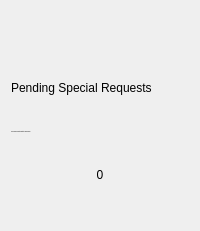
             <widget class="QWidget" name="e_widget_summary_par" native="true">
              <property name="minimumSize">
               <size>
                <width>190</width>
                <height>231</height>
               </size>
              </property>
              <property name="maximumSize">
               <size>
                <width>16777215</width>
                <height>231</height>
               </size>
              </property>
              <property name="cursor">
               <cursorShape>PointingHandCursor</cursorShape>
              </property>
              <property name="styleSheet">
               <string notr="true">QWidget[objectName=&quot;e_widget_summary_par&quot;] {
	background: qradialgradient(
			spread: pad,
			cx: 0.5,
			cy: 0.5,
			radius: 1.0,
			fx: 0.5,
			fy: 0.5,
			stop: 0 #2d2d2d,
			stop: 1 #242424
	);
	border: 1px solid;
	border-radius: 20px;
	border-color: qlineargradient(x1:0, y1:0, x2:1, y2:0, stop: 0 rgb(58, 62, 88), stop: 1 rgb(119, 127, 148))

}

QLabel {
	background-color: transparent;
}

QLabel[objectName=&quot;lbl_dashboard_header_2&quot;]{
	font: 14px;
}

QPushButton {
	background-color: transparent;
}

Line {
	background-color: #be8af9;
}</string>
              </property>
              <layout class="QVBoxLayout" name="verticalLayout_5">
               <item>
                <layout class="QHBoxLayout" name="horizontalLayout_4">
                 <item>
                  <spacer name="horizontalSpacer_44">
                   <property name="orientation">
                    <enum>Qt::Horizontal</enum>
                   </property>
                   <property name="sizeHint" stdset="0">
                    <size>
                     <width>40</width>
                     <height>20</height>
                    </size>
                   </property>
                  </spacer>
                 </item>
                 <item>
                  <widget class="QLabel" name="lbl_summary_2_icon">
                   <property name="minimumSize">
                    <size>
                     <width>51</width>
                     <height>51</height>
                    </size>
                   </property>
                   <property name="maximumSize">
                    <size>
                     <width>51</width>
                     <height>51</height>
                    </size>
                   </property>
                   <property name="text">
                    <string/>
                   </property>
                   <property name="pixmap">
                    <pixmap resource="../icons_source.qrc">:/newSource/icons/advance_transaction_1.png</pixmap>
                   </property>
                   <property name="scaledContents">
                    <bool>true</bool>
                   </property>
                  </widget>
                 </item>
                 <item>
                  <spacer name="horizontalSpacer_45">
                   <property name="orientation">
                    <enum>Qt::Horizontal</enum>
                   </property>
                   <property name="sizeHint" stdset="0">
                    <size>
                     <width>40</width>
                     <height>20</height>
                    </size>
                   </property>
                  </spacer>
                 </item>
                </layout>
               </item>
               <item>
                <spacer name="verticalSpacer_47">
                 <property name="orientation">
                  <enum>Qt::Vertical</enum>
                 </property>
                 <property name="sizeHint" stdset="0">
                  <size>
                   <width>20</width>
                   <height>40</height>
                  </size>
                 </property>
                </spacer>
               </item>
               <item>
                <widget class="QLabel" name="lbl_dashboard_header_2">
                 <property name="minimumSize">
                  <size>
                   <width>151</width>
                   <height>18</height>
                  </size>
                 </property>
                 <property name="maximumSize">
                  <size>
                   <width>16777215</width>
                   <height>18</height>
                  </size>
                 </property>
                 <property name="text">
                  <string>Pending Special Requests</string>
                 </property>
                 <property name="alignment">
                  <set>Qt::AlignLeading|Qt::AlignLeft|Qt::AlignVCenter</set>
                 </property>
                </widget>
               </item>
               <item>
                <spacer name="verticalSpacer_48">
                 <property name="orientation">
                  <enum>Qt::Vertical</enum>
                 </property>
                 <property name="sizeHint" stdset="0">
                  <size>
                   <width>20</width>
                   <height>40</height>
                  </size>
                 </property>
                </spacer>
               </item>
               <item>
                <widget class="QLabel" name="lbl_dashboard_description_2">
                 <property name="minimumSize">
                  <size>
                   <width>151</width>
                   <height>36</height>
                  </size>
                 </property>
                 <property name="maximumSize">
                  <size>
                   <width>16777215</width>
                   <height>36</height>
                  </size>
                 </property>
                 <property name="font">
                  <font>
                   <pointsize>-1</pointsize>
                   <weight>50</weight>
                   <italic>false</italic>
                   <bold>false</bold>
                  </font>
                 </property>
                 <property name="text">
                  <string>Your special requests waiting to be approved</string>
                 </property>
                 <property name="alignment">
                  <set>Qt::AlignLeading|Qt::AlignLeft|Qt::AlignVCenter</set>
                 </property>
                 <property name="wordWrap">
                  <bool>true</bool>
                 </property>
                </widget>
               </item>
               <item>
                <spacer name="verticalSpacer_49">
                 <property name="orientation">
                  <enum>Qt::Vertical</enum>
                 </property>
                 <property name="sizeHint" stdset="0">
                  <size>
                   <width>20</width>
                   <height>40</height>
                  </size>
                 </property>
                </spacer>
               </item>
               <item>
                <widget class="QLabel" name="lbl_count_pending_advance_requests">
                 <property name="minimumSize">
                  <size>
                   <width>151</width>
                   <height>16</height>
                  </size>
                 </property>
                 <property name="maximumSize">
                  <size>
                   <width>16777215</width>
                   <height>16</height>
                  </size>
                 </property>
                 <property name="text">
                  <string>0</string>
                 </property>
                 <property name="alignment">
                  <set>Qt::AlignCenter</set>
                 </property>
                </widget>
               </item>
               <item>
                <spacer name="verticalSpacer_50">
                 <property name="orientation">
                  <enum>Qt::Vertical</enum>
                 </property>
                 <property name="sizeHint" stdset="0">
                  <size>
                   <width>20</width>
                   <height>40</height>
                  </size>
                 </property>
                </spacer>
               </item>
               <item>
                <layout class="QHBoxLayout" name="horizontalLayout_63">
                 <item>
                  <spacer name="horizontalSpacer_54">
                   <property name="orientation">
                    <enum>Qt::Horizontal</enum>
                   </property>
                   <property name="sizeHint" stdset="0">
                    <size>
                     <width>40</width>
                     <height>20</height>
                    </size>
                   </property>
                  </spacer>
                 </item>
                 <item>
                  <widget class="QLabel" name="lbl_dashboard_expand_icon_2">
                   <property name="minimumSize">
                    <size>
                     <width>16</width>
                     <height>16</height>
                    </size>
                   </property>
                   <property name="maximumSize">
                    <size>
                     <width>16</width>
                     <height>16</height>
                    </size>
                   </property>
                   <property name="text">
                    <string/>
                   </property>
                   <property name="pixmap">
                    <pixmap resource="../icons_source.qrc">:/newSource/icons/expand_1.png</pixmap>
                   </property>
                   <property name="scaledContents">
                    <bool>true</bool>
                   </property>
                  </widget>
                 </item>
                </layout>
               </item>
              </layout>
             </widget>
